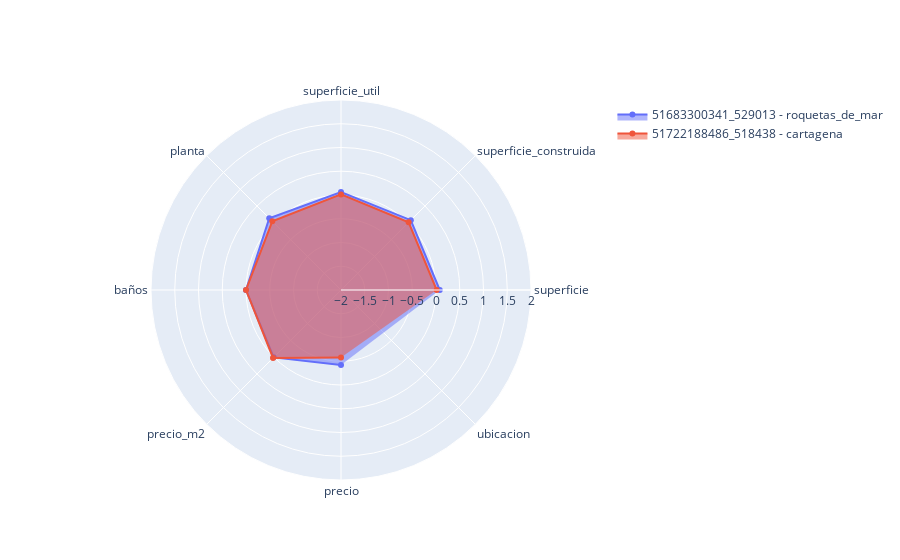

The code cell stored with this chart in its notebook:
### Code cell
# Creamos el gráfico de radar
fig = go.Figure()

fig.add_trace(go.Scatterpolar(
    r=piso1.iloc[0],
    theta=piso1.columns,
    fill='toself',
    name=f'{id1} - {piso1["ubicacion"].values[0]}'
))

fig.add_trace(go.Scatterpolar(
    r=piso2.iloc[0],
    theta=piso2.columns,
    fill='toself',
    name=f'{id2} - {piso2["ubicacion"].values[0]}'
))

fig.update_layout(
    polar=dict(
        radialaxis=dict(
            visible=True,
            range=[-2, 2]
        )
    ),
    showlegend=True
)

fig.show()

### Figure 1 — Plotly figure (JSON) as saved in the notebook; plotly's stock layout.template omitted (floating-point values rounded to 4 significant figures)
{"data": [{"fill": "toself", "name": "51683300341_529013 - roquetas_de_mar", "r": [0.07847, 0.07847, 0.0637, 0.1364, 0, 0.005838, -0.4231, "roquetas_de_mar"], "theta": ["superficie", "superficie_construida", "superficie_util", "planta", "baños", "precio_m2", "precio", "ubicacion"], "type": "scatterpolar"}, {"fill": "toself", "name": "51722188486_518438 - cartagena", "r": [0.01408, 0.01408, 0.01314, 0.04545, 0, 0.02419, -0.5769, "cartagena"], "theta": ["superficie", "superficie_construida", "superficie_util", "planta", "baños", "precio_m2", "precio", "ubicacion"], "type": "scatterpolar"}], "layout": {"polar": {"radialaxis": {"range": [-2, 2], "visible": true}}, "showlegend": true}}
